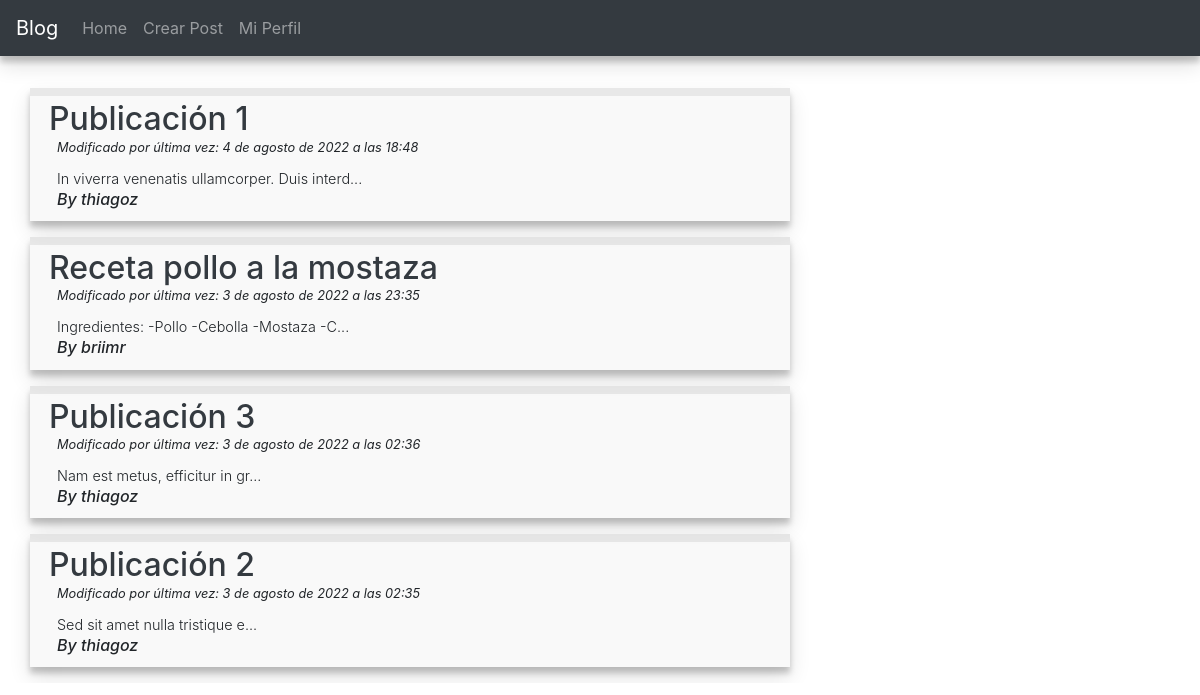
The page /blog/ (signed in) on the database as committed earlier.
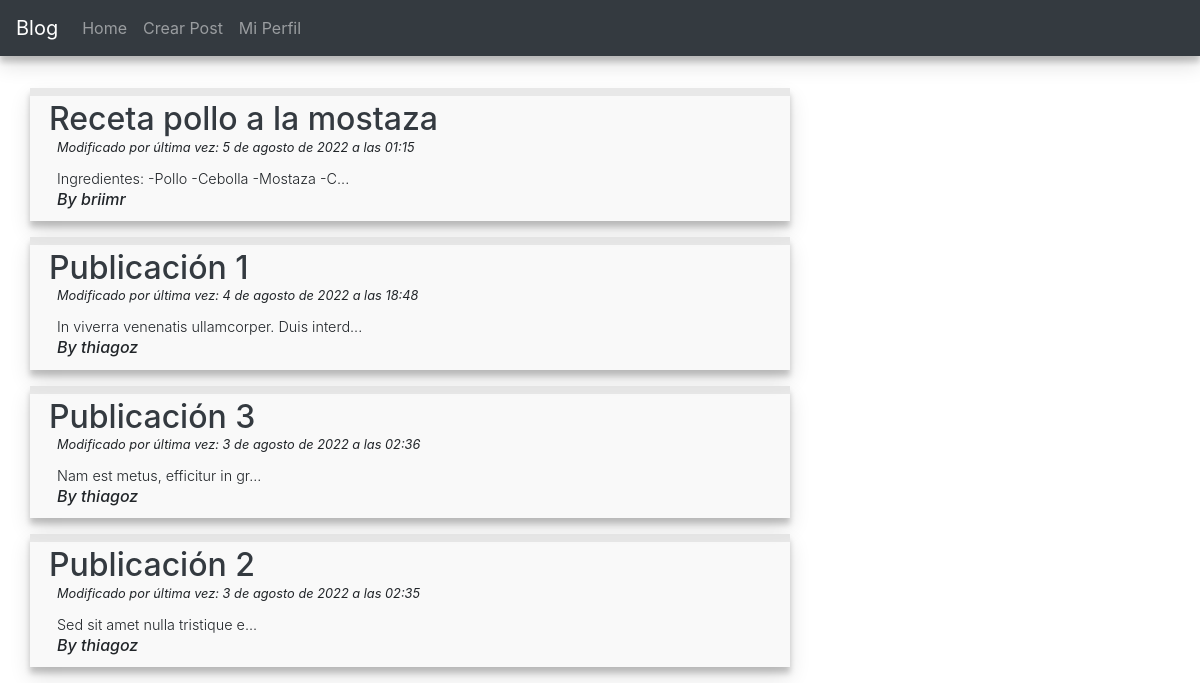
The same page on the database as committed later.
### blogapp/models.py (models this page shows, shortened)
class Post(models.Model):
    class NewManager(models.Manager):
        def get_queryset(self):
            return super().get_queryset().filter(status='published')
    class NewManagerD(models.Manager):
        def get_queryset(self):
            return super().get_queryset().filter(status='draft')
    options = (
        ('draft', 'Draft'),
        ('published', 'Published'),
        )
    title = models.CharField(max_length=250)
    slug = models.SlugField(max_length=250, unique_for_date='publish')
    publish = models.DateTimeField(default=timezone.now)
    author = models.ForeignKey(User, on_delete=models.CASCADE, related_name='blogapp_posts')
    content = models.TextField()
    status = models.CharField(max_length=10, choices=options, default='draft')
    excerpt = models.TextField(null=True)
    objects = models.Manager()
    newmanager = NewManager()
    newmanagerd = NewManagerD()
    def get_absolute_url(self):
        return reverse('blog:post_single', args=[self.slug])
    class Meta:
        ordering = ('-publish',)

### blogapp/views.py (the view)
# urls.py: path('', views.home, name='homepage'),
@login_required(login_url='/blog/auth/')
def home(request):
    all_posts = Post.newmanager.all()
    return render(request, 'index.html', {'posts' : all_posts})

### blogapp/templates/index.html (shortened to what this page needs)
{% extends 'base.html' %}
{% block content %}
    <div class="container" style="margin-top: 4em;">
        <div class="row">
            <div class="col-md-8 mt-4">
                {% for post in posts %}
                <div class="row shaderone p-1 mb-3" style="background-color:  rgba(233, 233, 233, 0.295); border-top: .5em inset rgba(209, 209, 209, 0.137);">
                    <div class="col-12" style="margin-bottom: -.8em;">
                        <a class="text-dark" href="{{post.get_absolute_url}}"><h2>{{post.title}}</h2></a>
                    </div>
                    <div class="col-12 ml-2"><small><i>Modificado por última vez: {{post.publish}}</i></small></div>
                    <div class="col-12 mt-2 ml-2"><small class="font-weight-light" style="font-size: .9em;">{{post.excerpt}}</small></div>
                    <div class="col-12 ml-2"><h6><i>By {{post.author}}</i></h6></div>
                </div>
                {% endfor %}
            </div>
        </div>
    </div>
{% endblock %}

Rows that differ between the two databases and show on the page:
changed Post "Receta pollo a la mostaza": publish "3 de agosto de 2022 a las 23:35" → "5 de agosto de 2022 a las 01:15"; moves up the list
